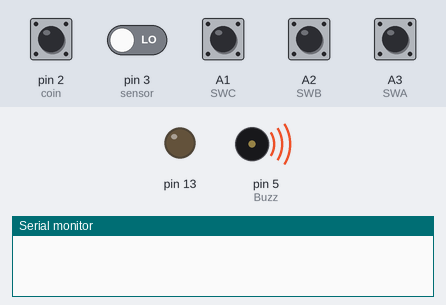
The sketch below on a simulated Arduino Uno, built with avr-gcc and run on an emulated ATmega328P. Parts: output pins drawn as LEDs (lit = HIGH), buzzer (waves = sounding, pin HIGH), the last lines printed to the serial monitor. Inputs (shaded band) come from the test bench; at power-on: A1 (SWC), A2 (SWB), A3 (SWA), pin 2 (coin) HIGH, pin 3 (sensor) LOW.

Above: at 0.01 s.
At 3.4 s:
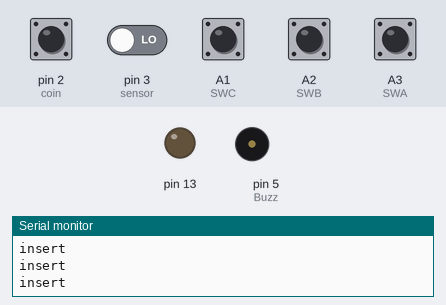
3.5 s: pin 2 (coin) driven LOW
6.5 s: pin 2 (coin) pulsed HIGH 2 times (0.12 s each, 0.3 s apart)
Timing chart, 0 to 9.5 s (numbered marks = the images above; inputs shaded):
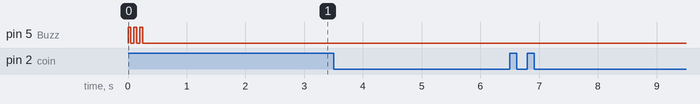

The sketch:

Vendo.ino
```cpp
#include <Servo.h>

#define SWA A3
#define SWB A2
#define SWC A1


Servo myservoA;
Servo myservoB;
Servo myservoC;

int sensor = 3;
int Buzz = 5;
bool picked = false;
const int coin = 2;
boolean insert = false;
volatile int pulse = 0;
volatile unsigned long timelastPulse = 0;
int buttonState = 0;
int credits = 0;

void setup() {
  // put your setup code here, to run once:
  Serial.begin(9600);
  pinMode(coin, INPUT_PULLUP);
  pinMode(13, OUTPUT);
   pinMode(Buzz, OUTPUT);
  pinMode(SWA, INPUT_PULLUP);
  pinMode(SWB, INPUT_PULLUP);
  pinMode(SWC, INPUT_PULLUP);
  buzzer();
  delay(2000);
}

void loop() {

Serial.println(" --ye");
  while (!insert) {
    Serial.println("insert");
    attachInterrupt(digitalPinToInterrupt(coin), coinInterrupt, FALLING);
  }

  if ((digitalRead(SWA) == LOW) && (picked ==  false)) {
    buzzer();
    picked = true;
    buttonState = 1;
    Serial.println("maxx");
    myservoA.attach(7);
    myservoA.write(180);

  }
  if ((digitalRead(SWB) == LOW) && (picked == false)) {
     buzzer();
    picked = true;
    buttonState = 2;
    Serial.println("XO");
    myservoB.attach(8);
    myservoB.write(180);
  }
  if ((digitalRead(SWC) ==  LOW) && (picked == false)) {
     buzzer();
    picked = true;
    buttonState = 3;
    Serial.println("SnowBear");
    myservoC.attach(9);
    myservoC.write(180);
  }


  if (digitalRead(sensor) == LOW) {
    buttonState = 0;
    picked = true;
    reset();

  }

}

//interrupt
void coinInterrupt() {
  insert = true;


}


void reset () {

  myservoA.detach();
  myservoB.detach();
  myservoC.detach();
  insert = false;
  picked = false;

}


void buzzer() {
  digitalWrite(Buzz, HIGH);
  delay(50);
  digitalWrite(Buzz, LOW);
 delay(50);
   digitalWrite(Buzz, HIGH);
  delay(50);
  digitalWrite(Buzz, LOW);
  delay(50);
   digitalWrite(Buzz, HIGH);
  delay(50);
  digitalWrite(Buzz, LOW);

}
```
